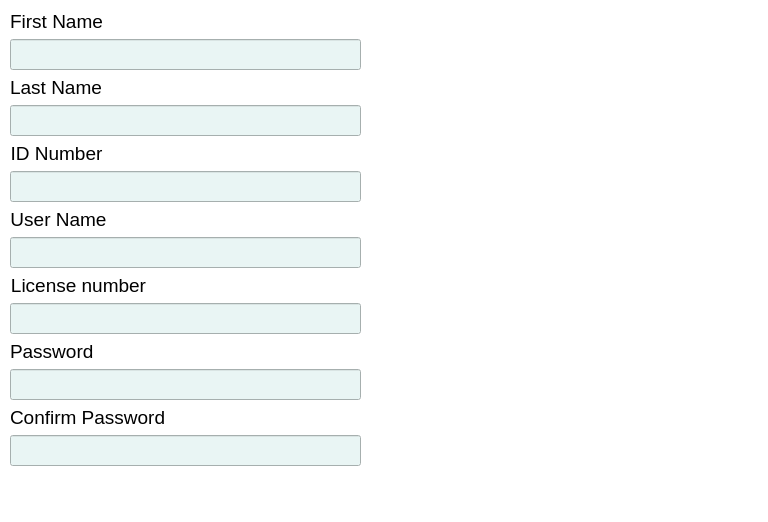
<?xml version="1.0" encoding="UTF-8"?>
<ui version="4.0">
 <class>createAdminWindow</class>
 <widget class="QMainWindow" name="createAdminWindow">
  <property name="geometry">
   <rect>
    <x>0</x>
    <y>0</y>
    <width>768</width>
    <height>522</height>
   </rect>
  </property>
  <property name="windowTitle">
   <string>MainWindow</string>
  </property>
  <property name="styleSheet">
   <string notr="true">background-color: rgb(255, 255, 255);</string>
  </property>
  <widget class="QWidget" name="centralwidget">
   <widget class="QWidget" name="formLayoutWidget">
    <property name="geometry">
     <rect>
      <x>10</x>
      <y>10</y>
      <width>351</width>
      <height>491</height>
     </rect>
    </property>
    <layout class="QFormLayout" name="formLayout">
     <property name="rowWrapPolicy">
      <enum>QFormLayout::WrapAllRows</enum>
     </property>
     <property name="labelAlignment">
      <set>Qt::AlignLeading|Qt::AlignLeft|Qt::AlignVCenter</set>
     </property>
     <property name="formAlignment">
      <set>Qt::AlignLeading|Qt::AlignLeft|Qt::AlignTop</set>
     </property>
     <item row="0" column="0">
      <widget class="QLabel" name="label">
       <property name="font">
        <font>
         <pointsize>14</pointsize>
        </font>
       </property>
       <property name="text">
        <string>First Name</string>
       </property>
       <property name="alignment">
        <set>Qt::AlignCenter</set>
       </property>
       <property name="margin">
        <number>0</number>
       </property>
      </widget>
     </item>
     <item row="0" column="1">
      <widget class="QLineEdit" name="lineEdit">
       <property name="font">
        <font>
         <pointsize>14</pointsize>
        </font>
       </property>
       <property name="styleSheet">
        <string notr="true">background-color: rgb(233, 245, 244)
</string>
       </property>
      </widget>
     </item>
     <item row="1" column="0">
      <widget class="QLabel" name="label_2">
       <property name="font">
        <font>
         <pointsize>14</pointsize>
        </font>
       </property>
       <property name="text">
        <string>Last Name</string>
       </property>
       <property name="alignment">
        <set>Qt::AlignCenter</set>
       </property>
       <property name="margin">
        <number>0</number>
       </property>
      </widget>
     </item>
     <item row="1" column="1">
      <widget class="QLineEdit" name="lineEdit_2">
       <property name="font">
        <font>
         <pointsize>14</pointsize>
        </font>
       </property>
       <property name="styleSheet">
        <string notr="true">background-color: rgb(233, 245, 244)
</string>
       </property>
      </widget>
     </item>
     <item row="2" column="0">
      <widget class="QLabel" name="label_3">
       <property name="font">
        <font>
         <pointsize>14</pointsize>
        </font>
       </property>
       <property name="text">
        <string>ID Number</string>
       </property>
       <property name="alignment">
        <set>Qt::AlignCenter</set>
       </property>
       <property name="margin">
        <number>0</number>
       </property>
      </widget>
     </item>
     <item row="2" column="1">
      <widget class="QLineEdit" name="lineEdit_3">
       <property name="font">
        <font>
         <pointsize>14</pointsize>
        </font>
       </property>
       <property name="styleSheet">
        <string notr="true">background-color: rgb(233, 245, 244)
</string>
       </property>
      </widget>
     </item>
     <item row="3" column="0">
      <widget class="QLabel" name="label_4">
       <property name="font">
        <font>
         <pointsize>14</pointsize>
        </font>
       </property>
       <property name="text">
        <string>User Name</string>
       </property>
       <property name="alignment">
        <set>Qt::AlignCenter</set>
       </property>
       <property name="margin">
        <number>0</number>
       </property>
      </widget>
     </item>
     <item row="3" column="1">
      <widget class="QLineEdit" name="lineEdit_5">
       <property name="font">
        <font>
         <pointsize>14</pointsize>
        </font>
       </property>
       <property name="styleSheet">
        <string notr="true">background-color: rgb(233, 245, 244)
</string>
       </property>
      </widget>
     </item>
     <item row="4" column="0">
      <widget class="QLabel" name="label_5">
       <property name="font">
        <font>
         <pointsize>14</pointsize>
        </font>
       </property>
       <property name="text">
        <string>License number</string>
       </property>
       <property name="alignment">
        <set>Qt::AlignCenter</set>
       </property>
       <property name="margin">
        <number>0</number>
       </property>
      </widget>
     </item>
     <item row="4" column="1">
      <widget class="QLineEdit" name="lineEdit_4">
       <property name="font">
        <font>
         <pointsize>14</pointsize>
        </font>
       </property>
       <property name="styleSheet">
        <string notr="true">background-color: rgb(233, 245, 244);</string>
       </property>
      </widget>
     </item>
     <item row="6" column="1">
      <widget class="QLineEdit" name="lineEdit_6">
       <property name="font">
        <font>
         <pointsize>14</pointsize>
        </font>
       </property>
       <property name="styleSheet">
        <string notr="true">background-color: rgb(233, 245, 244);</string>
       </property>
      </widget>
     </item>
     <item row="7" column="1">
      <widget class="QLabel" name="label_8">
       <property name="font">
        <font>
         <pointsize>14</pointsize>
        </font>
       </property>
       <property name="text">
        <string>Confirm Password</string>
       </property>
       <property name="margin">
        <number>0</number>
       </property>
      </widget>
     </item>
     <item row="8" column="1">
      <widget class="QLineEdit" name="lineEdit_7">
       <property name="font">
        <font>
         <pointsize>14</pointsize>
        </font>
       </property>
       <property name="styleSheet">
        <string notr="true">background-color: rgb(233, 245, 244);</string>
       </property>
      </widget>
     </item>
     <item row="5" column="1">
      <widget class="QLabel" name="label_7">
       <property name="font">
        <font>
         <pointsize>14</pointsize>
        </font>
       </property>
       <property name="text">
        <string>Password</string>
       </property>
       <property name="margin">
        <number>0</number>
       </property>
      </widget>
     </item>
    </layout>
   </widget>
   <widget class="QLabel" name="label_6">
    <property name="geometry">
     <rect>
      <x>370</x>
      <y>60</y>
      <width>381</width>
      <height>401</height>
     </rect>
    </property>
    <property name="text">
     <string/>
    </property>
    <property name="pixmap">
     <pixmap>media/pharmacist-logo.jpg</pixmap>
    </property>
    <property name="scaledContents">
     <bool>true</bool>
    </property>
   </widget>
  </widget>
  <widget class="QStatusBar" name="statusbar"/>
 </widget>
 <resources/>
 <connections/>
</ui>
